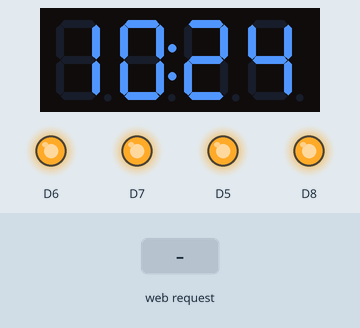
Bench run of a sketch on a simulated ESP8266 (NodeMCU). Shown: 4-digit seven-segment display, output pins drawn as LEDs (lit = HIGH). The inputs (shaded band) are chosen by the test bench. WiFi joins after 1.5 s; servers stay silent unless stated; network time is answered at once with the bench clock; the local clock reads 2024-03-15 10:24:30 at power-on unless the sketch sets it; what the sketch prints to the serial monitor is not drawn.

Above: at 4.7 s.
4.8 s: HTTP request GET /D51 received
At 5.8 s:
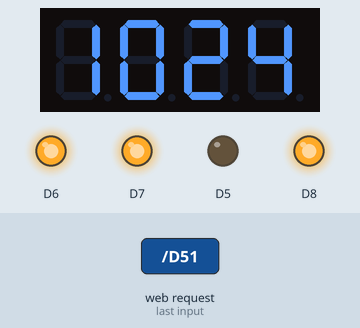
7.8 s: HTTP request GET /D61 received
At 8.8 s:
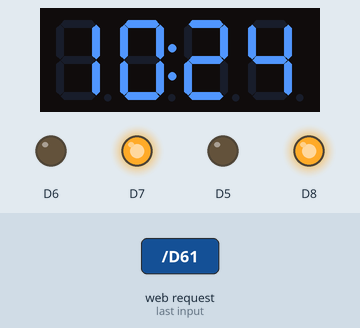
10.8 s: HTTP request GET /D50 received
At 11.7 s:
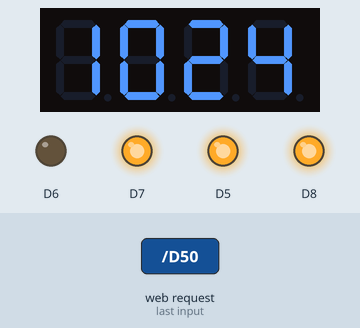
13.8 s: HTTP request GET /D71 received
At 14.8 s:
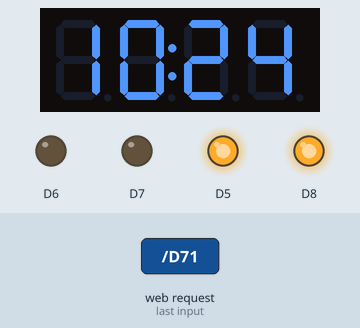
16.8 s: HTTP request GET /D60 received
At 17.5 s:
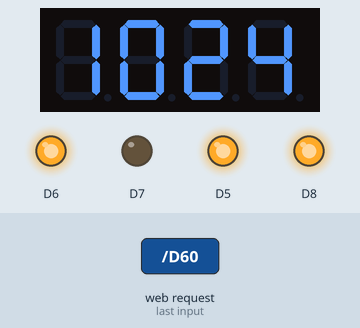
19.8 s: HTTP request GET /D81 received
At 20.6 s:
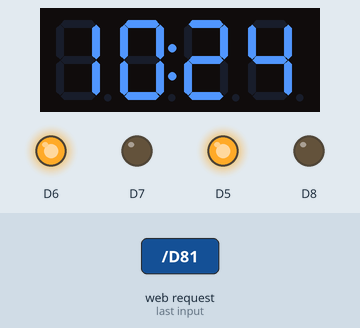
Timing chart, 0 to 22.8 s (numbered marks = the images above; inputs shaded):
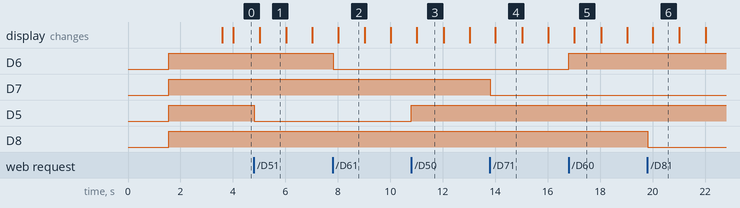

Measured:
- after the input at 4.8 s, D5: HIGH → LOW at once
- after the input at 7.8 s, D6: HIGH → LOW at once
- after the input at 10.8 s, D5: LOW → HIGH at once
- after the input at 13.8 s, D7: HIGH → LOW at once
- after the input at 16.8 s, D6: LOW → HIGH at once
- after the input at 19.8 s, D8: HIGH → LOW at once

The sketch:

Final_Code.ino
```cpp
#include <NTPClient.h>
#include <ESP8266WiFi.h>
#include <WiFiUdp.h>
#include <TM1637Display.h>
#include <WiFiManager.h>

TM1637Display display = TM1637Display(D2, D3);
WiFiServer server(80);
const long utcOffsetInSeconds = 19800;

WiFiUDP ntpUDP;
NTPClient timeClient(ntpUDP, "pool.ntp.org", utcOffsetInSeconds);

void setup() {
  Serial.begin(115200);
  display.setBrightness(2);
  display.clear();
  display.showNumberDec(0, false);
  WiFiManager wifiManager;
  wifiManager.autoConnect("Time");  // AP Name for configuration portal
  WiFi.mode(WIFI_STA);
  while (WiFi.status() != WL_CONNECTED) {
    delay(500);
    Serial.println(".");
  }
  timeClient.begin();
  pinMode(D5, OUTPUT);
  digitalWrite(D5, HIGH);
  pinMode(D6, OUTPUT);
  digitalWrite(D6, HIGH);
  pinMode(D7, OUTPUT);
  digitalWrite(D7, HIGH);
  pinMode(D8, OUTPUT);
  digitalWrite(D8, HIGH);
  Serial.print("Connecting To :");
  Serial.print("IP Address : ");
  Serial.println(WiFi.localIP());
  server.begin();
  delay(2000);
}

void loop() {
  int A, B;
  timeClient.update();

  A = timeClient.getHours() * 100 + timeClient.getMinutes();
  B = timeClient.getSeconds();
  if ((B % 2) == 0) {
    display.showNumberDecEx(A, 0b01000000, false, 4, 0);
  } else {
    display.showNumberDecEx(A, 0b00000000, false, 4, 0);
  }
  WiFiClient client;
  client = server.available();
  if (client == 1) {
    String request = client.readStringUntil('\n');
    client.flush();
    if (request.indexOf("D51") != -1) {
      digitalWrite(D5, LOW);
    } else if (request.indexOf("D50") != -1) {
      digitalWrite(D5, HIGH);
    } else if (request.indexOf("D61") != -1) {
      digitalWrite(D6, LOW);
    } else if (request.indexOf("D60") != -1) {
      digitalWrite(D6, HIGH);
    } else if (request.indexOf("D71") != -1) {
      digitalWrite(D7, LOW);
    } else if (request.indexOf("D70") != -1) {
      digitalWrite(D7, HIGH);
    } else if (request.indexOf("D81") != -1) {
      digitalWrite(D8, LOW);
    } else if (request.indexOf("D80") != -1) {
      digitalWrite(D8, HIGH);
    } else {
      Serial.println("Wrong Option! Error\n");
    }
  }
  client.println("HTTP/1.1 200 OK");
  client.println("Content-Type : text/html");
  client.println("");
  client.println("<!DOCTYPE html>");
  client.println("<html lang=\"en\">");
  client.println("<head>");
  client.println("<meta name=\"viewport\" content=\"width=device-width, initial-scale=1.0\">");
  client.println("<title>pks Demo</title>");
  client.println("</head>");
  client.println("<body>");
  client.println("<div>");
  client.println("<h1>This project is created By Praween Soni.</h1>");
  client.println("<div style=\"margin: 35px;\">");
  client.println("<a style=\"border: 2px solid black; padding: 10px; background-color: aqua;\" href=\"?/D51\">Led ON 1</a>&nbsp;&nbsp;&nbsp;<a style=\"border: 2px solid black; padding: 10px; background-color: aqua;\" href=\"?/D50\">Led OFF 1</a>");
  client.println("</div>");
  client.println("<div style=\"margin: 35px;\">");
  client.println("<a style=\"border: 2px solid black; padding: 10px; background-color: aqua;\" href=\"?/D61\">Led ON 2</a>&nbsp;&nbsp;&nbsp;<a style=\"border: 2px solid black; padding: 10px; background-color: aqua;\" href=\"?/D60\">Led OFF 2</a>");
  client.println("</div>");
  client.println("<div style=\"margin: 35px;\">");
  client.println("<a style=\"border: 2px solid black; padding: 10px; background-color: aqua;\" href=\"?/D71\">Led ON 3</a>&nbsp;&nbsp;&nbsp;<a style=\"border: 2px solid black; padding: 10px; background-color: aqua;\" href=\"?/D70\">Led OFF 3</a>");
  client.println("</div>");
  client.println("<div style=\"margin: 35px;\">");
  client.println("<a style=\"border: 2px solid black; padding: 10px; background-color: aqua;\" href=\"?/D81\">Led ON 4</a>&nbsp;&nbsp;&nbsp;<a style=\"border: 2px solid black; padding: 10px; background-color: aqua;\" href=\"?/D80\">Led OFF 4</a>");
  client.println("</div>");
  client.println("</div>");
  client.println("</body></html>");
}
```
